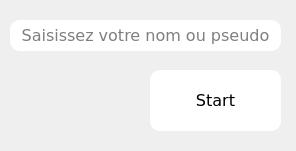
<?xml version="1.0" encoding="UTF-8"?>
<ui version="4.0">
 <class>Name</class>
 <widget class="QWidget" name="Name">
  <property name="geometry">
   <rect>
    <x>0</x>
    <y>0</y>
    <width>296</width>
    <height>151</height>
   </rect>
  </property>
  <property name="focusPolicy">
   <enum>Qt::NoFocus</enum>
  </property>
  <property name="windowTitle">
   <string>Name</string>
  </property>
  <widget class="QLineEdit" name="lNom">
   <property name="geometry">
    <rect>
     <x>10</x>
     <y>20</y>
     <width>271</width>
     <height>31</height>
    </rect>
   </property>
   <property name="font">
    <font>
     <family>Verdana</family>
     <pointsize>12</pointsize>
     <weight>50</weight>
     <italic>false</italic>
     <bold>false</bold>
    </font>
   </property>
   <property name="focusPolicy">
    <enum>Qt::TabFocus</enum>
   </property>
   <property name="styleSheet">
    <string notr="true">background-color: rgb(255, 255, 255);
font: 12pt &quot;Verdana&quot;;
border-radius: 10px;</string>
   </property>
   <property name="inputMethodHints">
    <set>Qt::ImhNone</set>
   </property>
   <property name="maxLength">
    <number>20</number>
   </property>
   <property name="frame">
    <bool>true</bool>
   </property>
   <property name="alignment">
    <set>Qt::AlignCenter</set>
   </property>
   <property name="placeholderText">
    <string>Saisissez votre nom ou pseudo</string>
   </property>
  </widget>
  <widget class="QPushButton" name="btStart">
   <property name="geometry">
    <rect>
     <x>150</x>
     <y>70</y>
     <width>131</width>
     <height>61</height>
    </rect>
   </property>
   <property name="font">
    <font>
     <family>Verdana</family>
     <pointsize>12</pointsize>
     <weight>50</weight>
     <italic>false</italic>
     <bold>false</bold>
    </font>
   </property>
   <property name="focusPolicy">
    <enum>Qt::TabFocus</enum>
   </property>
   <property name="styleSheet">
    <string notr="true">:focus {background-color:#CECECE;border-radius:10px;outline:none;font :bold;}
:!focus{background-color: rgb(255, 255, 255);border-radius:10px}</string>
   </property>
   <property name="text">
    <string>Start</string>
   </property>
   <property name="autoDefault">
    <bool>true</bool>
   </property>
  </widget>
 </widget>
 <resources/>
 <connections/>
</ui>
